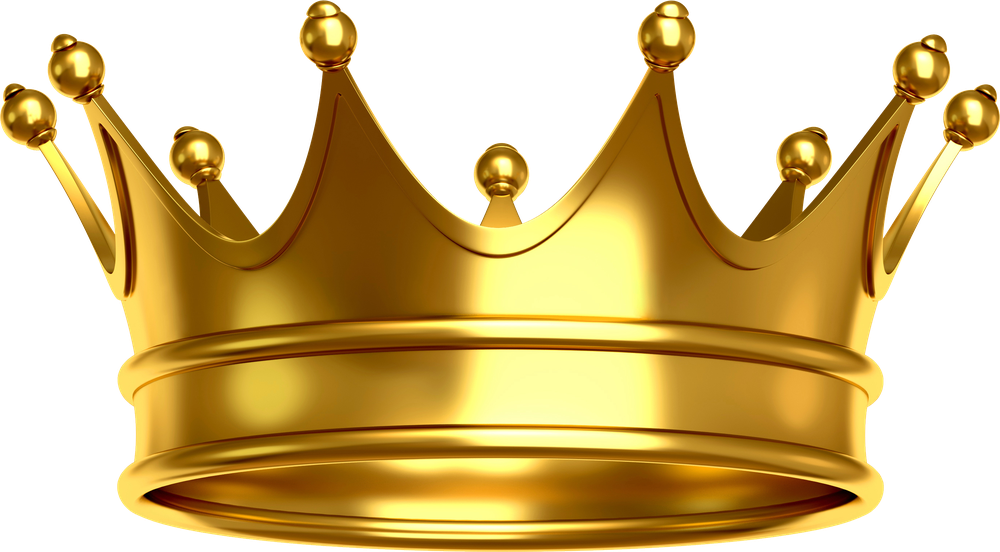
#> input picture ejemplo 1/crown.png, 1000 x 552 px, shrunk from 2758 x 1523 before the run, given in place of python.png, which was not available
$ jupyter execute --allow-errors ejemplo_3.ipynb   (text cells are left out)
#> lines starting #> are read from the running program, lines starting #| are printed output that depends on the picture; pictures that were not available may be replaced by others from this repository, and a replacement may not be noted
[cell 1]
import requests
import pandas as pd
import matplotlib.pyplot as plt
from bs4 import BeautifulSoup
import numpy as np
from PIL import Image
from scipy.ndimage import gaussian_gradient_magnitude
from wordcloud import WordCloud, ImageColorGenerator

#> (a cell that did not finish here is left out)

#> (a cell that did not finish here is left out)

#> (a cell that did not finish here is left out)

[cell 5]
ada_color = np.array(Image.open('./python.png'))
#> ada_color is the input picture: shape (552, 1000, 4); mean R, G, B, A 105.8, 80.4, 26, 145.8
ada_color = ada_color[::3, ::3]
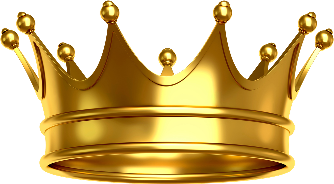
#> ada_color: shape (184, 334, 4); mean R, G, B, A 105.5, 80.2, 26, 145.5; transparent parts drawn white
ada_mask = ada_color.copy()
ada_mask[ada_mask.sum(axis=2) == 0] = 255
edges = np.mean([gaussian_gradient_magnitude(ada_color[:, :, i] / 255., 2) for i in range(3)], axis=0)
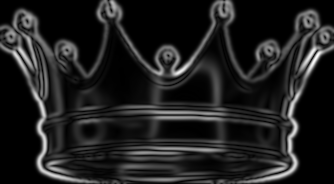
#> edges: shape (184, 334) float64; min 0, max 0.175, mean 0.0221; drawn with min black and max white
ada_mask[edges > .08] = 255
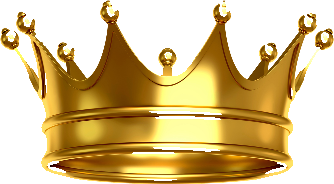
#> ada_mask: shape (184, 334, 4); mean R, G, B, A 212.8, 188.9, 138.7, 252.8; transparent parts drawn white
#> (the rest of this cell did not finish here and is left out)
